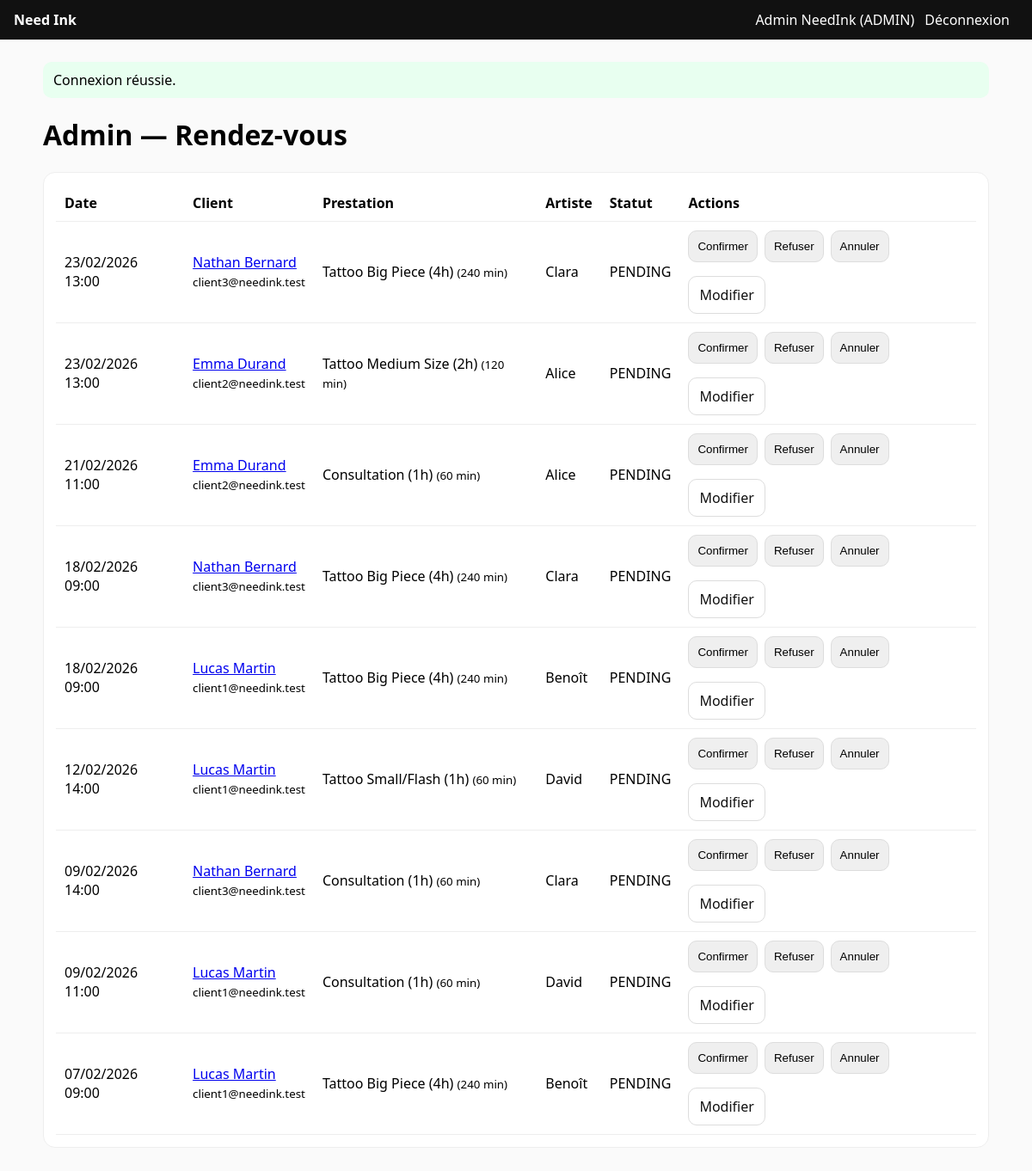
The app's page /pages/admin.php (signed in) with its own data.
### tables this page shows
CREATE TABLE `appointment` (
  `id_appointment` int(11) NOT NULL,
  `id_user` int(11) NOT NULL,
  `id_artist` int(11) NOT NULL,
  `id_service` int(11) NOT NULL,
  `start_at` datetime NOT NULL,
  `end_at` datetime NOT NULL,
  `status` enum('PENDING','CONFIRMED','REFUSED','CANCELLED') NOT NULL DEFAULT 'PENDING',
  `created_at` datetime NOT NULL DEFAULT CURRENT_TIMESTAMP
);

CREATE TABLE `user_account` (
  `id_user` int(11) NOT NULL,
  `email` varchar(255) NOT NULL,
  `firstname` varchar(100) NOT NULL,
  `lastname` varchar(100) NOT NULL,
  `telephone` varchar(30) DEFAULT NULL,
  `password_hash` varchar(255) NOT NULL,
  `role` enum('CLIENT','ADMIN') NOT NULL DEFAULT 'CLIENT',
  `created_at` datetime NOT NULL DEFAULT CURRENT_TIMESTAMP
);

CREATE TABLE `service` (
  `id_service` int(11) NOT NULL,
  `service_name` varchar(150) NOT NULL,
  `duration_min` int(11) NOT NULL,
  `is_active` tinyint(1) NOT NULL DEFAULT '1'
);

CREATE TABLE `artist` (
  `id_artist` int(11) NOT NULL,
  `artist_name` varchar(150) NOT NULL,
  `bio` text,
  `speciality` varchar(150) DEFAULT NULL,
  `is_active` tinyint(1) NOT NULL DEFAULT '1'
);

### config/auth.php (called while the page is built, shortened)
<?php
function current_user(): ?array {
    return $_SESSION['user'] ?? null;
}

### config/helpers.php (called while the page is built, shortened)
<?php
function e(?string $s): string {
    return htmlspecialchars($s ?? '', ENT_QUOTES | ENT_SUBSTITUTE, 'UTF-8');
}
function flash_get_all(): array {
    $msgs = $_SESSION['flash'] ?? [];
    return $msgs;
}

### pages/admin.php (the view, shortened to what this page needs)
<?php
$pdo = db();
$stmt = $pdo->query("
  SELECT a.id_appointment, a.start_at, a.end_at, a.status,
         a.id_artist, a.id_service,
         u.id_user, u.firstname, u.lastname, u.email,
         s.service_name, s.duration_min,
         ar.artist_name
  FROM appointment a
  JOIN `user_account` u ON u.id_user = a.id_user
  JOIN service s ON s.id_service = a.id_service
  JOIN artist ar ON ar.id_artist = a.id_artist
  ORDER BY a.start_at DESC
  LIMIT 200
");
$rows = $stmt->fetchAll(PDO::FETCH_ASSOC);
require_once BASE_PATH . '/app/views/partials/header.php';
$actionUrl = BASE_URL . '/pages/actions.php';
?>
<h1>Admin — Rendez-vous</h1>
<div class="card table-responsive">
  <table>
    <thead>
      <tr>
        <th>Date</th>
        <th>Client</th>
        <th>Prestation</th>
        <th>Artiste</th>
        <th>Statut</th>
        <th>Actions</th>
      </tr>
    </thead>
    <tbody>
    <?php foreach ($rows as $r): ?>
      <tr>
        <td><?= e((new DateTimeImmutable($r['start_at']))->format('d/m/Y H:i')) ?></td>
        <td>
          <a href="<?= e(BASE_URL) ?>/pages/client.php?id_user=<?= (int)$r['id_user'] ?>">
            <?= e($r['firstname'].' '.$r['lastname']) ?>
          </a><br>
          <small><?= e($r['email']) ?></small>
        </td>
        <td><?= e($r['service_name']) ?> <small>(<?= (int)$r['duration_min'] ?> min)</small></td>
        <td><?= e($r['artist_name']) ?></td>
        <td><?= e($r['status']) ?></td>
        <td>
          <div class="actions">
            <form method="post" action="<?= e($actionUrl) ?>" style="display:inline">
              <button type="submit">Confirmer</button>
            </form>
            <form method="post" action="<?= e($actionUrl) ?>" style="display:inline">
              <button type="submit">Refuser</button>
            </form>
            <form method="post" action="<?= e($actionUrl) ?>" style="display:inline">
              <button type="submit">Annuler</button>
            </form>
            <details style="margin-top:8px;width:100%">
              <summary class="btn" style="width:auto;display:inline-block">Modifier</summary>
            </details>
          </div>
        </td>
      </tr>
    <?php endforeach; ?>
    </tbody>
  </table>
</div>
</main></body></html>

### app/views/partials/header.php (shortened to what this page needs)
<?php
$u = current_user();
$flashes = flash_get_all();
?>
<!doctype html>
<html lang="fr">
<head>
</head>
<body>
<header>
<a href="<?= BASE_URL ?>/index.php"><strong>Need Ink</strong></a>
  <?php if ($u): ?>
    <span><?= e($u['firstname'].' '.$u['lastname']) ?> (<?= e($u['role']) ?>)</span>
    <a href="<?= BASE_URL ?>/pages/logout.php">Déconnexion</a>
  <?php else: ?>
  <a href="<?= BASE_URL ?>/pages/login.php">Connexion</a>
  <?php endif; ?>
</header>
<main>
<?php foreach ($flashes as $f): ?>
  <div class="flash <?= e($f['type']) ?>"><?= e($f['message']) ?></div>
<?php endforeach; ?>

### app/views/partials/header.php (style rules this page uses)
body { font-family:system-ui,Arial;margin:0;background:#fafafa }
header { background:#111;color:#fff;padding:12px 16px;display:flex;gap:12px;align-items:center }
header a { color:#fff;text-decoration:none;margin-right:10px }
main { padding:16px;max-width:1100px;margin:0 auto }
.flash { padding:10px 12px;border-radius:10px;margin:10px 0 }
.flash.success { background:#e8fff0 }
.card { background:#fff;border:1px solid #eee;border-radius:14px;padding:14px;margin:12px 0 }
table { width:100%;border-collapse:collapse }
th,td { padding:10px;border-bottom:1px solid #eee;text-align:left }
input,select,button { padding:10px;border-radius:10px;border:1px solid #ddd;width:100% }
button { cursor:pointer }
.actions { display:flex;gap:8px;flex-wrap:wrap }
.actions form { margin:0 }
.btn { display:inline-block;padding:10px 12px;border-radius:10px;border:1px solid #ddd;background:#fff;text-decoration:none;color:#111 }

### records on screen
appointment: start_at "23/02/2026 13:00", id_user.lastname "Nathan Bernard", id_user.email "client3@needink.test", id_service.service_name "Tattoo Big Piece (4h)", id_service.duration_min "240", id_artist.artist_name "Clara", status "PENDING"
appointment: start_at "23/02/2026 13:00", id_user.lastname "Emma Durand", id_user.email "client2@needink.test", id_service.service_name "Tattoo Medium Size (2h)", id_service.duration_min "120", id_artist.artist_name "Alice", status "PENDING"
appointment: start_at "21/02/2026 11:00", id_user.lastname "Emma Durand", id_user.email "client2@needink.test", id_service.service_name "Consultation (1h)", id_service.duration_min "60", id_artist.artist_name "Alice", status "PENDING"
appointment: start_at "18/02/2026 09:00", id_user.lastname "Nathan Bernard", id_user.email "client3@needink.test", id_service.service_name "Tattoo Big Piece (4h)", id_service.duration_min "240", id_artist.artist_name "Clara", status "PENDING"
appointment: start_at "18/02/2026 09:00", id_user.lastname "Lucas Martin", id_user.email "client1@needink.test", id_service.service_name "Tattoo Big Piece (4h)", id_service.duration_min "240", id_artist.artist_name "Benoît", status "PENDING"
appointment: start_at "12/02/2026 14:00", id_user.lastname "Lucas Martin", id_user.email "client1@needink.test", id_service.service_name "Tattoo Small/Flash (1h)", id_service.duration_min "60", id_artist.artist_name "David", status "PENDING"
appointment: start_at "09/02/2026 14:00", id_user.lastname "Nathan Bernard", id_user.email "client3@needink.test", id_service.service_name "Consultation (1h)", id_service.duration_min "60", id_artist.artist_name "Clara", status "PENDING"
appointment: start_at "09/02/2026 11:00", id_user.lastname "Lucas Martin", id_user.email "client1@needink.test", id_service.service_name "Consultation (1h)", id_service.duration_min "60", id_artist.artist_name "David", status "PENDING"
appointment: start_at "07/02/2026 09:00", id_user.lastname "Lucas Martin", id_user.email "client1@needink.test", id_service.service_name "Tattoo Big Piece (4h)", id_service.duration_min "240", id_artist.artist_name "Benoît", status "PENDING"

### other values on screen
$u['firstname'].' '.$u['lastname'] "Admin NeedInk"
$u['role'] "ADMIN"
$f['message'] "Connexion réussie."
